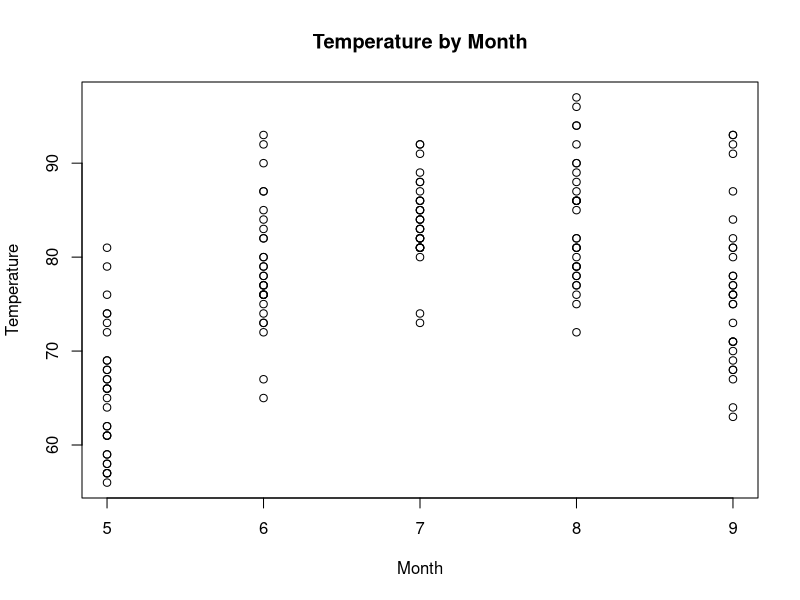
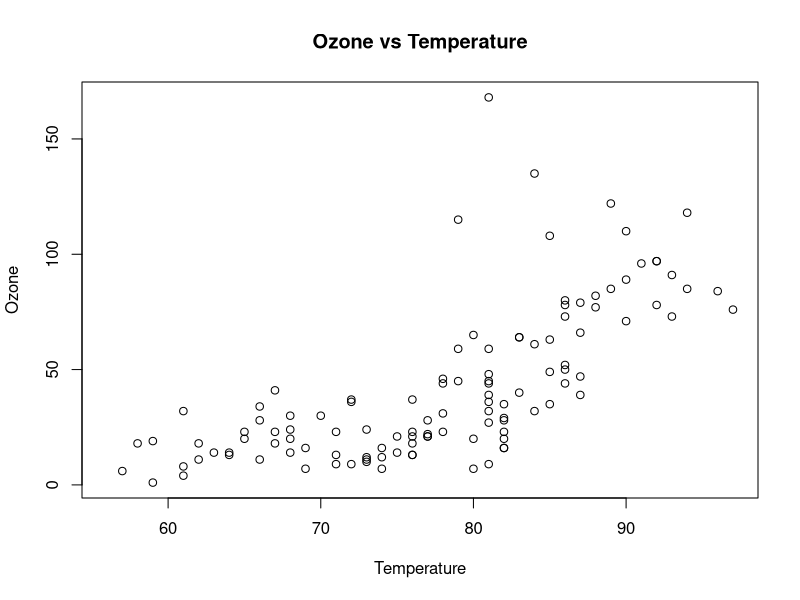
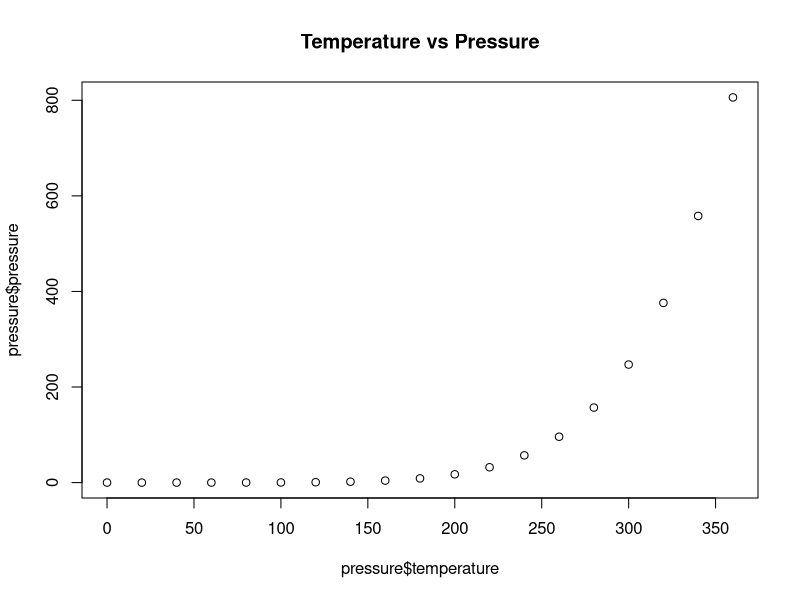
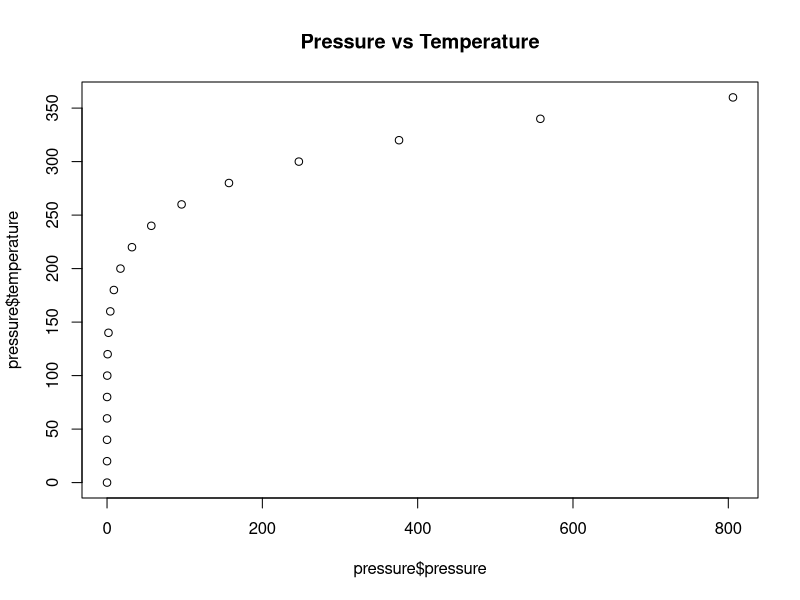

Source code (R) for these figures, in order:
## ---- chunk 1
knitr::opts_chunk$set(echo = TRUE)
## ---- chunk 2
plot(x=airquality$Month, y=airquality$Temp, xlab = "Month", ylab = "Temperature", main = "Temperature by Month")
## ---- chunk 3
plot(x=airquality$Temp, y=airquality$Ozone, xlab = "Temperature", ylab = "Ozone", main = "Ozone vs Temperature")
## ---- chunk 4
plot(x=pressure$temperature, y=pressure$pressure, main = "Temperature vs Pressure" )
## ---- chunk 5
plot(x=pressure$pressure, y=pressure$temperature, main = "Pressure vs Temperature")
